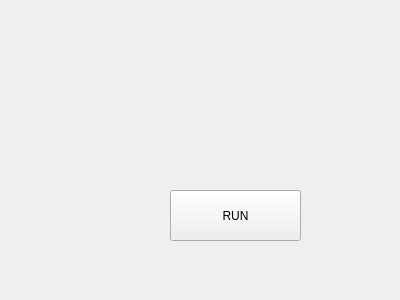
<?xml version="1.0" encoding="UTF-8"?>
<ui version="4.0">
 <class>Form</class>
 <widget class="QWidget" name="Form">
  <property name="geometry">
   <rect>
    <x>0</x>
    <y>0</y>
    <width>400</width>
    <height>300</height>
   </rect>
  </property>
  <property name="windowTitle">
   <string>Form</string>
  </property>
  <widget class="QPushButton" name="pushButton">
   <property name="geometry">
    <rect>
     <x>170</x>
     <y>190</y>
     <width>131</width>
     <height>51</height>
    </rect>
   </property>
   <property name="text">
    <string>RUN</string>
   </property>
  </widget>
 </widget>
 <resources/>
 <connections/>
</ui>
